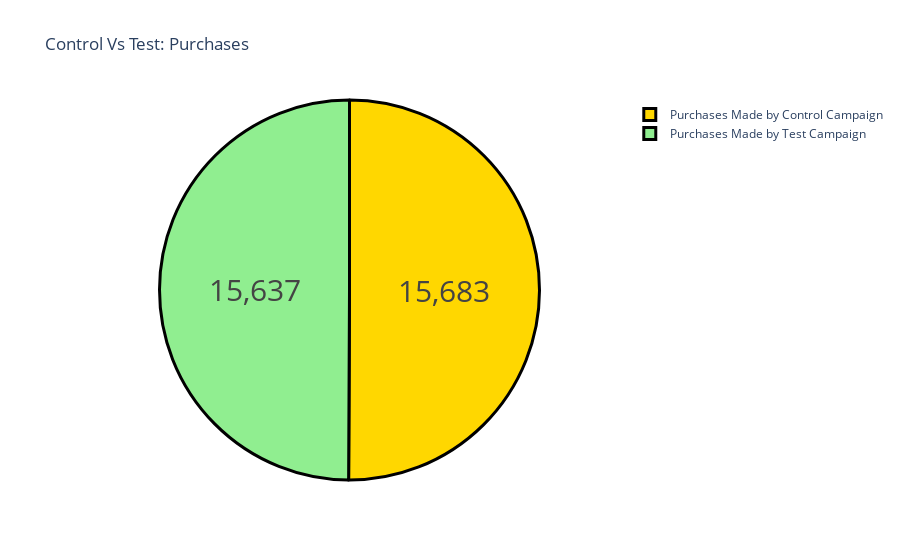

The code cell stored with this chart in its notebook:
### Code cell
label = ["Purchases Made by Control Campaign", 
         "Purchases Made by Test Campaign"]
counts = [sum(control_data["Purchases"]), 
          sum(test_data["Purchases"])]
colors = ['gold','lightgreen']
fig = go.Figure(data=[go.Pie(labels=label, values=counts)])
fig.update_layout(title_text='Control Vs Test: Purchases')
fig.update_traces(hoverinfo='label+percent', textinfo='value', 
                  textfont_size=30,
                  marker=dict(colors=colors, line=dict(color = 'black', width = 3)))
fig.show()

### Figure 1 — Plotly figure (JSON) as saved in the notebook; plotly's stock layout.template omitted (floating-point values rounded to 4 significant figures)
{"data": [{"hoverinfo": "label+percent", "labels": ["Purchases Made by Control Campaign", "Purchases Made by Test Campaign"], "marker": {"colors": ["gold", "lightgreen"], "line": {"color": "black", "width": 3}}, "textfont": {"size": 30}, "textinfo": "value", "type": "pie", "values": [15683, 15637]}], "layout": {"title": {"text": "Control Vs Test: Purchases"}}}
